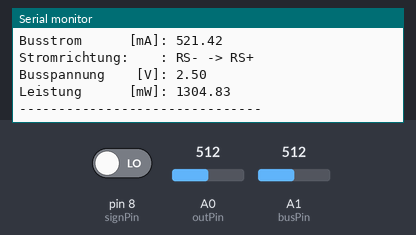
The sketch below on a simulated Arduino Uno, built with avr-gcc and run on an emulated ATmega328P. On the bench: the last lines printed to the serial monitor. The test bench sets the inputs (shaded band); at power-on: A0 (outPin) = 512, A1 (busPin) = 512, pin 8 (signPin) LOW.

Above: at 1.2 s.
1.3 s: A0 (outPin) set to 716
2.8 s: A1 (busPin) set to 716
At 3.3 s:
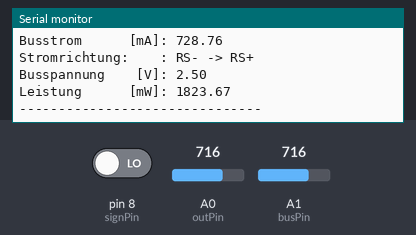
4.3 s: pin 8 (signPin) driven HIGH
5.8 s: A0 (outPin) set to 900
At 6.8 s:
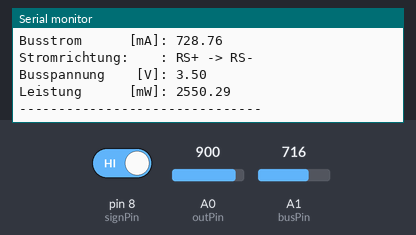
7.3 s: A1 (busPin) set to 900
At 8.9 s:
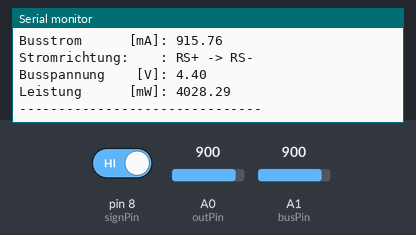
Timing chart, 0 to 9.8 s (numbered marks = the images above; inputs shaded):
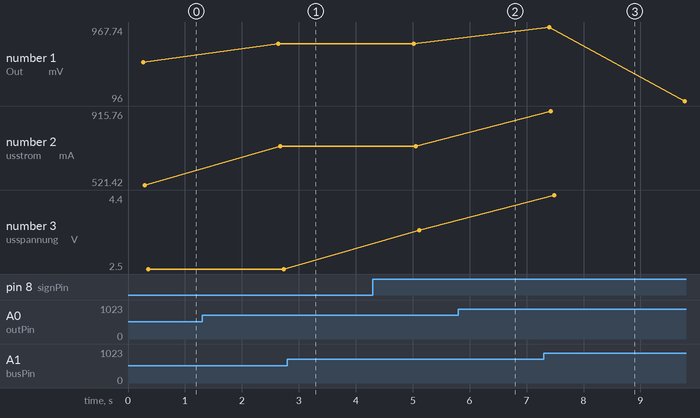

Measured:
- after the input at 7.3 s, the serial monitor: prints a new line after 0.19 s (image 3)
- plotted number 1: 550.54 → 769.89 after the input at 1.3 s
- plotted number 2: 521.42 → 728.76 after the input at 1.3 s
- plotted number 3: 3.5 → 4.4 after the input at 7.3 s

The sketch:

03.ino
```cpp
const int outPin = A0;
const int busPin = A1;
const int signPin = 8;

void setup() {
  Serial.begin(9600);
  Serial.println("MAX471 Strom- und Leistungssensor");
  Serial.println();
}

void loop() {
  float voltage = 0.0;
  unsigned long rawVal = 0;
  analogReference(INTERNAL);

  /* After switching you have to execute a dummy analogRead,
     followed by a short */
  rawVal = analogRead(outPin);
  rawVal = 0;
  delay(10);


  for(int i=0; i<25; i++){
    rawVal += analogRead(outPin);
    delay(10);  // 25 measurements to reduce noise
  }

  voltage = (rawVal/25.0) * 1100.0 / 1023.0;
  Serial.print("V Out         [mV]: ");
  Serial.println(voltage);

  float current_mA = voltage * 0.9452 + 1.0544; // Calibration parameters
  Serial.print("Busstrom      [mA]: ");  // Bus current
  Serial.println(current_mA);

  Serial.print("Stromrichtung:    : ");  // Current direction
  if(digitalRead(signPin)){
    Serial.println("RS+ -> RS-");
  }
  else{
    Serial.println("RS- -> RS+");
  }

  analogReference(DEFAULT);
  voltage = analogRead(busPin) * 5.0 / 1023.0;
  Serial.print("Busspannung    [V]: "); // Bus voltage
  Serial.println(voltage);

  float power_mW = (voltage * current_mA);
  Serial.print("Leistung      [mW]: ");  // Power
  Serial.println(power_mW);

  Serial.println("-------------------------------");
  delay(2000);
}
```
